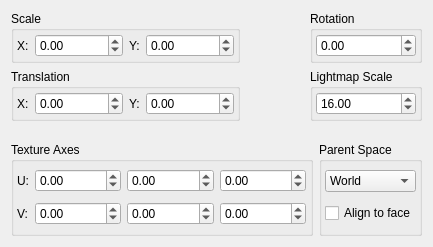
<?xml version="1.0" encoding="UTF-8"?>
<ui version="4.0">
 <class>ToolEditFaceDialog</class>
 <widget class="QDialog" name="ToolEditFaceDialog">
  <property name="geometry">
   <rect>
    <x>0</x>
    <y>0</y>
    <width>433</width>
    <height>247</height>
   </rect>
  </property>
  <property name="minimumSize">
   <size>
    <width>433</width>
    <height>247</height>
   </size>
  </property>
  <property name="maximumSize">
   <size>
    <width>433</width>
    <height>247</height>
   </size>
  </property>
  <property name="windowTitle">
   <string>Dialog</string>
  </property>
  <layout class="QVBoxLayout" name="verticalLayout_2">
   <item>
    <layout class="QGridLayout" name="gridLayout_7">
     <property name="bottomMargin">
      <number>15</number>
     </property>
     <item row="0" column="2">
      <widget class="QGroupBox" name="groupBox_4">
       <property name="title">
        <string>Rotation</string>
       </property>
       <layout class="QGridLayout" name="gridLayout_5">
        <property name="leftMargin">
         <number>3</number>
        </property>
        <property name="topMargin">
         <number>3</number>
        </property>
        <property name="rightMargin">
         <number>3</number>
        </property>
        <property name="bottomMargin">
         <number>3</number>
        </property>
        <item row="0" column="0">
         <widget class="QDoubleSpinBox" name="sbRotation">
          <property name="minimum">
           <double>-360.000000000000000</double>
          </property>
          <property name="maximum">
           <double>360.000000000000000</double>
          </property>
         </widget>
        </item>
       </layout>
      </widget>
     </item>
     <item row="1" column="0">
      <widget class="QGroupBox" name="groupBox_3">
       <property name="title">
        <string>Translation</string>
       </property>
       <layout class="QHBoxLayout" name="horizontalLayout_2">
        <property name="leftMargin">
         <number>3</number>
        </property>
        <property name="topMargin">
         <number>3</number>
        </property>
        <property name="rightMargin">
         <number>3</number>
        </property>
        <property name="bottomMargin">
         <number>3</number>
        </property>
        <item>
         <widget class="QLabel" name="label_5">
          <property name="sizePolicy">
           <sizepolicy hsizetype="Fixed" vsizetype="Preferred">
            <horstretch>0</horstretch>
            <verstretch>0</verstretch>
           </sizepolicy>
          </property>
          <property name="text">
           <string>X:</string>
          </property>
         </widget>
        </item>
        <item>
         <widget class="QDoubleSpinBox" name="sbTrX">
          <property name="sizePolicy">
           <sizepolicy hsizetype="Minimum" vsizetype="Fixed">
            <horstretch>0</horstretch>
            <verstretch>0</verstretch>
           </sizepolicy>
          </property>
          <property name="minimum">
           <double>-99999999.000000000000000</double>
          </property>
          <property name="maximum">
           <double>99999999.000000000000000</double>
          </property>
         </widget>
        </item>
        <item>
         <widget class="QLabel" name="label_6">
          <property name="sizePolicy">
           <sizepolicy hsizetype="Fixed" vsizetype="Preferred">
            <horstretch>0</horstretch>
            <verstretch>0</verstretch>
           </sizepolicy>
          </property>
          <property name="text">
           <string>Y:</string>
          </property>
         </widget>
        </item>
        <item>
         <widget class="QDoubleSpinBox" name="sbTrY">
          <property name="sizePolicy">
           <sizepolicy hsizetype="Minimum" vsizetype="Fixed">
            <horstretch>0</horstretch>
            <verstretch>0</verstretch>
           </sizepolicy>
          </property>
          <property name="minimum">
           <double>-99999999.000000000000000</double>
          </property>
          <property name="maximum">
           <double>99999999.000000000000000</double>
          </property>
         </widget>
        </item>
       </layout>
      </widget>
     </item>
     <item row="1" column="2">
      <widget class="QGroupBox" name="groupBox_5">
       <property name="title">
        <string>Lightmap Scale</string>
       </property>
       <layout class="QGridLayout" name="gridLayout_6">
        <property name="leftMargin">
         <number>3</number>
        </property>
        <property name="topMargin">
         <number>3</number>
        </property>
        <property name="rightMargin">
         <number>3</number>
        </property>
        <property name="bottomMargin">
         <number>3</number>
        </property>
        <item row="0" column="0">
         <widget class="QDoubleSpinBox" name="sbLightmap">
          <property name="maximum">
           <double>512.000000000000000</double>
          </property>
          <property name="value">
           <double>16.000000000000000</double>
          </property>
         </widget>
        </item>
       </layout>
      </widget>
     </item>
     <item row="0" column="0">
      <widget class="QGroupBox" name="groupBox_2">
       <property name="title">
        <string>Scale</string>
       </property>
       <layout class="QHBoxLayout" name="horizontalLayout">
        <property name="leftMargin">
         <number>3</number>
        </property>
        <property name="topMargin">
         <number>3</number>
        </property>
        <property name="rightMargin">
         <number>3</number>
        </property>
        <property name="bottomMargin">
         <number>3</number>
        </property>
        <item>
         <widget class="QLabel" name="label_3">
          <property name="sizePolicy">
           <sizepolicy hsizetype="Fixed" vsizetype="Preferred">
            <horstretch>0</horstretch>
            <verstretch>0</verstretch>
           </sizepolicy>
          </property>
          <property name="text">
           <string>X:</string>
          </property>
         </widget>
        </item>
        <item>
         <widget class="QDoubleSpinBox" name="sbScaleX">
          <property name="minimum">
           <double>-100.000000000000000</double>
          </property>
          <property name="maximum">
           <double>100.000000000000000</double>
          </property>
          <property name="singleStep">
           <double>0.050000000000000</double>
          </property>
         </widget>
        </item>
        <item>
         <widget class="QLabel" name="label_4">
          <property name="sizePolicy">
           <sizepolicy hsizetype="Fixed" vsizetype="Preferred">
            <horstretch>0</horstretch>
            <verstretch>0</verstretch>
           </sizepolicy>
          </property>
          <property name="text">
           <string>Y:</string>
          </property>
         </widget>
        </item>
        <item>
         <widget class="QDoubleSpinBox" name="sbScaleY">
          <property name="minimum">
           <double>-100.000000000000000</double>
          </property>
          <property name="maximum">
           <double>100.000000000000000</double>
          </property>
          <property name="singleStep">
           <double>0.050000000000000</double>
          </property>
         </widget>
        </item>
       </layout>
      </widget>
     </item>
     <item row="0" column="1">
      <spacer name="horizontalSpacer">
       <property name="orientation">
        <enum>Qt::Horizontal</enum>
       </property>
       <property name="sizeHint" stdset="0">
        <size>
         <width>40</width>
         <height>20</height>
        </size>
       </property>
      </spacer>
     </item>
    </layout>
   </item>
   <item>
    <layout class="QHBoxLayout" name="horizontalLayout_4">
     <item>
      <widget class="QGroupBox" name="groupBox">
       <property name="title">
        <string>Texture Axes</string>
       </property>
       <layout class="QGridLayout" name="gridLayout">
        <property name="leftMargin">
         <number>3</number>
        </property>
        <property name="topMargin">
         <number>3</number>
        </property>
        <property name="rightMargin">
         <number>3</number>
        </property>
        <property name="bottomMargin">
         <number>3</number>
        </property>
        <item row="0" column="3">
         <widget class="QDoubleSpinBox" name="sbUY">
          <property name="sizePolicy">
           <sizepolicy hsizetype="Minimum" vsizetype="Fixed">
            <horstretch>0</horstretch>
            <verstretch>0</verstretch>
           </sizepolicy>
          </property>
          <property name="minimum">
           <double>-99999999.000000000000000</double>
          </property>
          <property name="maximum">
           <double>99999999.000000000000000</double>
          </property>
          <property name="singleStep">
           <double>0.100000000000000</double>
          </property>
         </widget>
        </item>
        <item row="0" column="5">
         <widget class="QDoubleSpinBox" name="sbUZ">
          <property name="sizePolicy">
           <sizepolicy hsizetype="Minimum" vsizetype="Fixed">
            <horstretch>0</horstretch>
            <verstretch>0</verstretch>
           </sizepolicy>
          </property>
          <property name="minimum">
           <double>-99999999.000000000000000</double>
          </property>
          <property name="maximum">
           <double>99999999.000000000000000</double>
          </property>
          <property name="singleStep">
           <double>0.100000000000000</double>
          </property>
         </widget>
        </item>
        <item row="1" column="2">
         <widget class="QDoubleSpinBox" name="sbVX">
          <property name="sizePolicy">
           <sizepolicy hsizetype="Minimum" vsizetype="Fixed">
            <horstretch>0</horstretch>
            <verstretch>0</verstretch>
           </sizepolicy>
          </property>
          <property name="minimum">
           <double>-99999999.000000000000000</double>
          </property>
          <property name="maximum">
           <double>99999999.000000000000000</double>
          </property>
          <property name="singleStep">
           <double>0.100000000000000</double>
          </property>
         </widget>
        </item>
        <item row="1" column="0">
         <widget class="QLabel" name="label_2">
          <property name="sizePolicy">
           <sizepolicy hsizetype="Preferred" vsizetype="Preferred">
            <horstretch>0</horstretch>
            <verstretch>0</verstretch>
           </sizepolicy>
          </property>
          <property name="text">
           <string>V:</string>
          </property>
         </widget>
        </item>
        <item row="1" column="3">
         <widget class="QDoubleSpinBox" name="sbVY">
          <property name="sizePolicy">
           <sizepolicy hsizetype="Minimum" vsizetype="Fixed">
            <horstretch>0</horstretch>
            <verstretch>0</verstretch>
           </sizepolicy>
          </property>
          <property name="minimum">
           <double>-99999999.000000000000000</double>
          </property>
          <property name="maximum">
           <double>99999999.000000000000000</double>
          </property>
          <property name="singleStep">
           <double>0.100000000000000</double>
          </property>
         </widget>
        </item>
        <item row="1" column="5">
         <widget class="QDoubleSpinBox" name="sbVZ">
          <property name="sizePolicy">
           <sizepolicy hsizetype="Minimum" vsizetype="Fixed">
            <horstretch>0</horstretch>
            <verstretch>0</verstretch>
           </sizepolicy>
          </property>
          <property name="minimum">
           <double>-99999999.000000000000000</double>
          </property>
          <property name="maximum">
           <double>99999999.000000000000000</double>
          </property>
          <property name="singleStep">
           <double>0.100000000000000</double>
          </property>
         </widget>
        </item>
        <item row="0" column="0">
         <widget class="QLabel" name="label">
          <property name="sizePolicy">
           <sizepolicy hsizetype="Preferred" vsizetype="Preferred">
            <horstretch>0</horstretch>
            <verstretch>0</verstretch>
           </sizepolicy>
          </property>
          <property name="text">
           <string>U:</string>
          </property>
         </widget>
        </item>
        <item row="0" column="2">
         <widget class="QDoubleSpinBox" name="sbUX">
          <property name="sizePolicy">
           <sizepolicy hsizetype="Minimum" vsizetype="Fixed">
            <horstretch>0</horstretch>
            <verstretch>0</verstretch>
           </sizepolicy>
          </property>
          <property name="minimum">
           <double>-99999999.000000000000000</double>
          </property>
          <property name="maximum">
           <double>99999999.000000000000000</double>
          </property>
          <property name="singleStep">
           <double>0.100000000000000</double>
          </property>
         </widget>
        </item>
       </layout>
      </widget>
     </item>
     <item>
      <widget class="QGroupBox" name="groupBox_6">
       <property name="title">
        <string>Parent Space</string>
       </property>
       <layout class="QVBoxLayout" name="verticalLayout">
        <property name="leftMargin">
         <number>3</number>
        </property>
        <property name="topMargin">
         <number>3</number>
        </property>
        <property name="rightMargin">
         <number>3</number>
        </property>
        <property name="bottomMargin">
         <number>3</number>
        </property>
        <item>
         <widget class="QComboBox" name="cbbParentSpace">
          <item>
           <property name="text">
            <string>World</string>
           </property>
          </item>
          <item>
           <property name="text">
            <string>Parent</string>
           </property>
          </item>
          <item>
           <property name="text">
            <string>Object</string>
           </property>
          </item>
         </widget>
        </item>
        <item>
         <widget class="QCheckBox" name="cbAlignToFace">
          <property name="text">
           <string>Align to face</string>
          </property>
         </widget>
        </item>
       </layout>
      </widget>
     </item>
    </layout>
   </item>
  </layout>
 </widget>
 <resources/>
 <connections/>
</ui>
